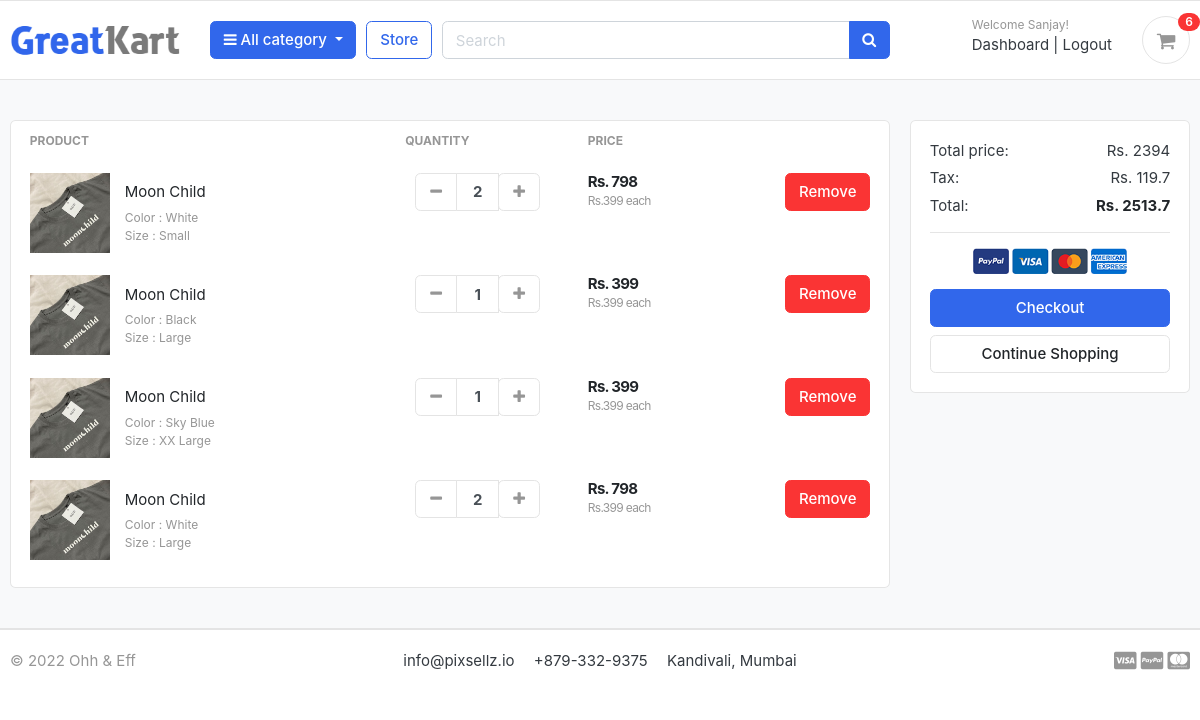
The app's page /cart/ (signed in), older data.
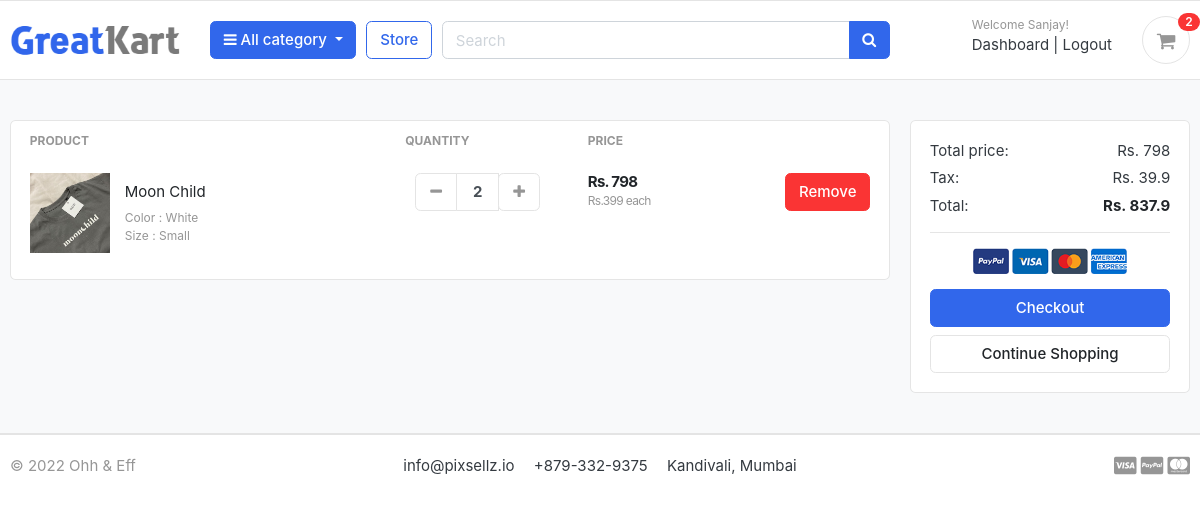
The same page, newer data.
### carts/models.py (models this page shows, shortened)
class CartItem(models.Model):
    user = models.ForeignKey(Account, on_delete=models.CASCADE, null=True)
    product = models.ForeignKey(Product, on_delete=models.CASCADE)
    variations = models.ManyToManyField(Variation, blank=True)
    cart = models.ForeignKey(Cart, on_delete=models.CASCADE, null=True)
    quantity = models.IntegerField()
    is_active = models.BooleanField(default=True)
    def sub_total(self):
        return self.product.price * self.quantity

### store/models.py (models this page shows, shortened)
class Product(models.Model):
    product_name = models.CharField(max_length=200, unique=True)
    slug = models.SlugField(max_length=200, unique=True)
    product_description = models.TextField(max_length=200, blank=True)
    price = models.IntegerField()
    images = models.ImageField(upload_to = 'photos/products')
    stock = models.IntegerField()
    is_available = models.BooleanField(default=True)
    created_date = models.DateTimeField(auto_now_add=True)
    modified_date = models.DateTimeField(auto_now=True)
    category = models.ForeignKey(Category, on_delete=models.CASCADE)
    def get_url(self):
        return reverse('product_detail', args=[self.category.slug, self.slug])

class Variation(models.Model):
    product = models.ForeignKey(Product, on_delete=models.CASCADE)
    variation_category = models.CharField(max_length=100, choices=variation_category_choice)
    variation_value =models.CharField(max_length=100)
    is_active = models.BooleanField(default=True)
    created_date = models.DateTimeField(auto_now=True)
    objects = VariationManager()

### carts/views.py (the view)
# urls.py: path('', views.cart, name='cart'),
def cart(request, total = 0, quantity = 0,grand_total = 0,tax=0, cart_items = None):
    try:
        if request.user.is_authenticated:
            cart_items = CartItem.objects.filter(user=request.user, is_active=True)
        else:
            cart = Cart.objects.get(cart_id = _cart_id(request))
            cart_items = CartItem.objects.filter(cart=cart, is_active=True)
        for cart_item in cart_items:
            total += (cart_item.product.price * cart_item.quantity)
            quantity += cart_item.quantity
        tax = (5 *  total)/100
        grand_total = tax + total
    except ObjectDoesNotExist:
        pass
    context = {
        'total' : total,
        'quantity' : quantity,
        'cart_items' : cart_items,
        'grand_total' : grand_total,
        'tax' : tax
    }
    return render(request, 'store/cart.html', context=context)

### carts/context_processors.py (called while the page is built)
def counter(request, cart_count = 0):
    if 'admin' in request.path:
        return {}
    else:
        try:
            cart = Cart.objects.filter(cart_id = _cart_id(request))
            if request.user.is_authenticated:
                cart_items = CartItem.objects.all().filter(user=request.user)
            else:
                cart_items = CartItem.objects.all().filter(cart=cart[:1])
            for cart_item in cart_items:
                cart_count += cart_item.quantity
        except Cart.DoesNotExist:
            cart_count = 0
    return dict(cart_count=cart_count)

### carts/views.py (called while the page is built)
def _cart_id(request):
    cart = request.session.session_key
    if not cart:
        cart = request.session.create()
    return cart

### category/context_processors.py (called while the page is built)
def menu_links(request):
    links = Category.objects.all()
    return dict(links = links)

### category/models.py (called while the page is built)
    def get_url(self):
        return reverse('products_by_category', args=[self.slug])

### templates/store/cart.html (shortened to what the changed rows need)
{% extends 'base.html' %}
{% load static %}
{% block content %}
<section class="section-content padding-y bg">
    <div class="container">
    {% if not cart_items %}
        <h2 class="text-center">Your Shopping Cart Is Empty!!</h2>
        <br>
        <div class="text-center">
            <a href="{% url 'store' %}"class="btn btn-primary">Continue Shopping</a>
        </div>
    {% else %}
    <div class="row">
        <aside class="col-lg-9">
    <div class="card">
    <table class="table table-borderless table-shopping-cart">
    <thead class="text-muted">
    <tr class="small text-uppercase">
      <th scope="col">Product</th>
      <th scope="col" width="120">Quantity</th>
      <th scope="col" width="120">Price</th>
      <th scope="col" class="text-right" width="200"> </th>
    </tr>
    </thead>
    <tbody>
    {% for cart_item in cart_items %}
    <tr>
        <td>
            <figure class="itemside align-items-center">
                <div class="aside"><img src="{{cart_item.product.images.url}}" class="img-sm"></div>
                <figcaption class="info">
                    <a href="{{ cart_item.product.get_url }}" class="title text-dark">{{cart_item.product.product_name | capfirst}}</a>
                    <p class="text-muted small">
                        {% if cart_item.variations.all %}
                            {% for item in cart_item.variations.all %}
                                {{ item.variation_category | capfirst }} : {{ item.variation_value | capfirst }} <br>
                            {% endfor %}
                        {% endif %}
                    </p>
                </figcaption>
            </figure>
        </td>
        <td>
                        <div class="col">
                            <div class="input-group input-spinner">
                                <div class="input-group-prepend">
                                    <a href="{% url 'remove_cart' cart_item.product.id cart_item.id %}" class="btn btn-light" type="button" id="button-plus"> <i class="fa fa-minus"></i> </a>
                                </div>
                                <input type="text" class="form-control"  value="{{ cart_item.quantity }}">
                                <div class="input-group-append">
                                    <form action="{% url 'add_cart' cart_item.product.id %}" method="POST">
                                        <button class="btn btn-light" type="submit" id="button-minus"> <i class="fa fa-plus"></i> </button>
                                    </form>
                                </div>
                            </div>
                        </div>
        </td>
        <td>
            <div class="price-wrap">
                <var class="price">Rs. {{ cart_item.sub_total }}</var>
                <small class="text-muted">Rs.{{cart_item.product.price}} each </small>
            </div>
        </td>
        <td class="text-right">
        <a href="{% url 'remove_cart_item' cart_item.product.id cart_item.id %}" onclick="return confirm('Are you sure you want to delete this item?') " class="btn btn-danger"> Remove</a>
        </td>
    </tr>
    {% endfor %}
    </tbody>
    </table>
    </div>
        </aside>
        <aside class="col-lg-3">
            <div class="card">
            <div class="card-body">
                <dl class="dlist-align">
                  <dt>Total price:</dt>
                  <dd class="text-right">Rs. {{total}}</dd>
                </dl>
                <dl class="dlist-align">
                  <dt>Tax:</dt>
                  <dd class="text-right">Rs. {{tax}}</dd>
                </dl>
                <dl class="dlist-align">
                  <dt>Total:</dt>
                  <dd class="text-right text-dark b"><strong>Rs. {{grand_total}}</strong></dd>
                </dl>
                <hr>
                <p class="text-center mb-3">
                    <img src="{% static './images/misc/payments.png'%}" height="26">
                </p>
                <a href="{% url 'checkout' %}" class="btn btn-primary btn-block"> Checkout </a>
                <a href="./store.html" class="btn btn-light btn-block">Continue Shopping</a>
            </div>
            </div>
    </aside>
    </div>
    {% endif %}
    </div>
    </section>
{% endblock %}

### templates/includes/navbar.html (shortened to what this page needs)
{% load static %}
<header class="section-header">
    <section class="header-main border-bottom">
        <div class="container">
    <div class="row align-items-center">
        <div class="col-lg-2 col-md-3 col-6">
            <a href="/" class="brand-wrap">
                <img class="logo" src="{%static './images/logo.png'%}">
            </a>
        </div>
        <div class="col-lg col-sm col-md col-6 flex-grow-0">
            <div class="category-wrap dropdown d-inline-block float-right">
                <button type="button" class="btn btn-primary dropdown-toggle" data-toggle="dropdown">
                    <i class="fa fa-bars"></i> All category
                </button>
            </div>
        </div>
        <a href="{% url 'store' %}" class="btn btn-outline-primary">Store</a>
        <div class="col-lg  col-md-6 col-sm-12 col">
            <form action="{% url 'search' %}" class="search" method='GET'>
                <div class="input-group w-100">
                    <input type="text" class="form-control" style="width:60%;" placeholder="Search" name="keyword">
                    <div class="input-group-append">
                      <button class="btn btn-primary" type="submit">
                        <i class="fa fa-search"></i>
                      </button>
                    </div>
                </div>
            </form>
        </div>
        <div class="col-lg-3 col-sm-6 col-8 order-2 order-lg-3">
                    <div class="d-flex justify-content-end mb-3 mb-lg-0">
                        {% if user.id is None %}
                            <div class="widget-header">
                                <small class="title text-muted">Welcome guest!</small>
                                <div>
                                    <a href="{% url 'login' %}">Sign in</a> <span class="dark-transp"> | </span>
                                    <a href="{% url 'register' %}"> Register</a>
                                </div>
                            </div>
                        {% else %}
                            <div class="widget-header">
                                <small class="title text-muted">Welcome {{user.first_name | capfirst}}!</small>
                                <div>
                                    <a href="{% url 'dashboard' %}">Dashboard</a> <span class="dark-transp"> | </span>
                                    <a href="{% url 'logout' %}"> Logout</a>
                                </div>
                            </div>
                        {% endif %}
                        <a href="{% url 'cart' %}" class="widget-header pl-3 ml-3">
                            <div class="icon icon-sm rounded-circle border"><i class="fa fa-shopping-cart"></i></div>
                            <span class="badge badge-pill badge-danger notify">{{cart_count}}</span>
                        </a>
                    </div>
                </div>
    </div>
        </div>
    </section>
    </header>

Row changes from the older to the newer data that the page shows:
removed CartItem: product.images (picture), product.product_name "Moon Child", quantity "1", sub_total "399", product.price "399"
no longer on this page (row unchanged): Variation: variation_category "Color", variation_value "Black", shown under "Moon Child"
no longer on this page (row unchanged): Variation: variation_category "Size", variation_value "Large"
removed CartItem: product.images (picture), product.product_name "Moon Child", quantity "1", sub_total "399", product.price "399"
no longer on this page (row unchanged): Variation: variation_category "Color", variation_value "Sky Blue", shown under "Moon Child"
no longer on this page (row unchanged): Variation: variation_category "Size", variation_value "XX Large", shown under "Moon Child"
removed CartItem: product.images (picture), product.product_name "Moon Child", quantity "2", sub_total "798", product.price "399", Variation (variation_category "Color", variation_value "White")
Text that changed along with them:
{{ cart_count }}: "6" → "2"
{{ total }}: "2394" → "798"
{{ tax }}: "119.7" → "39.9"
{{ grand_total }}: "2513.7" → "837.9"
